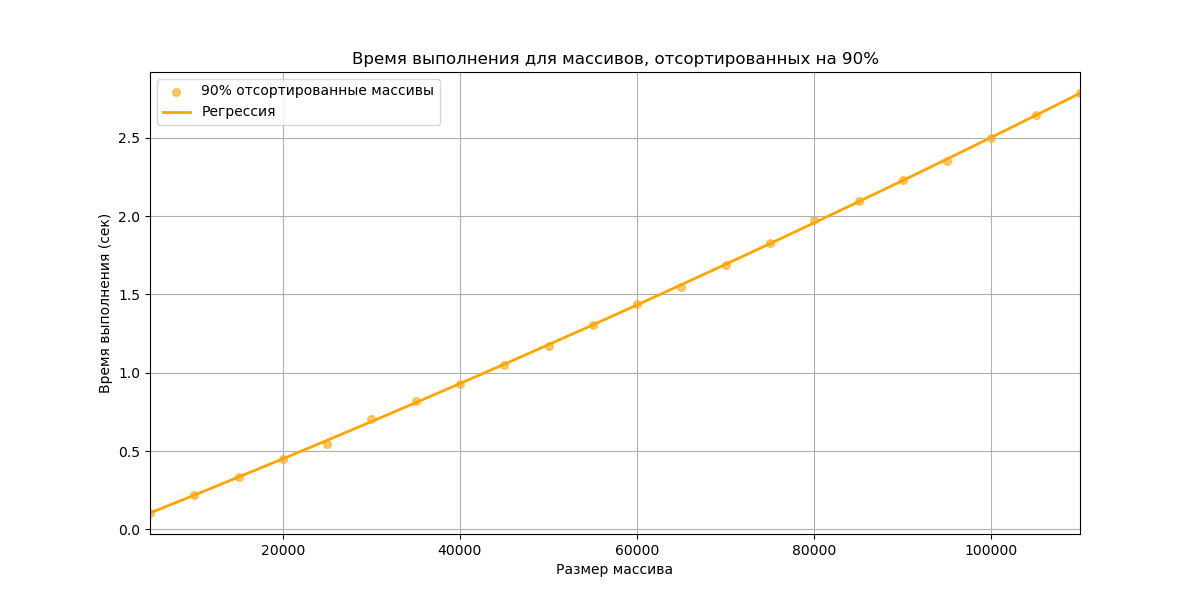

The Python source for this figure:
import numpy as np
import matplotlib.pyplot as plt
from sklearn.preprocessing import PolynomialFeatures
from sklearn.linear_model import LinearRegression
import time

def heapify(arr, n, i):
    largest = i  
    left = 2 * i + 1  
    right = 2 * i + 2  

    if left < n and arr[left] > arr[largest]:
        largest = left
    if right < n and arr[right] > arr[largest]:
        largest = right

    if largest != i:
        arr[i], arr[largest] = arr[largest], arr[i]
        heapify(arr, n, largest)

def heap_sort(arr):
    n = len(arr)
    for i in range(n // 2 - 1, -1, -1):
        heapify(arr, n, i)
    for i in range(n - 1, 0, -1):
        arr[i], arr[0] = arr[0], arr[i]
        heapify(arr, i, 0)
    return arr

np.random.seed(42)

sizes = np.arange(5000, 110001, 5000)

times_partial_sorted = []

for size in sizes:
    arr_partial_sorted = np.arange(size)  
    num_to_shuffle = size // 10  
    np.random.shuffle(arr_partial_sorted[-num_to_shuffle:])  
    start_time = time.time()
    heap_sort(arr_partial_sorted)
    end_time = time.time()
    times_partial_sorted.append(end_time - start_time)
    print(size, end_time - start_time)

poly = PolynomialFeatures(degree=2)
N_b_poly_partial_sorted = poly.fit_transform(sizes.reshape(-1, 1))
model_partial_sorted = LinearRegression()
model_partial_sorted.fit(N_b_poly_partial_sorted, times_partial_sorted)
y_predict_partial_sorted = model_partial_sorted.predict(N_b_poly_partial_sorted)

plt.figure(figsize=(12, 6))
plt.scatter(sizes, times_partial_sorted, label='90% отсортированные массивы', color='orange', alpha=0.6, s=30)
plt.plot(sizes, y_predict_partial_sorted, label='Регрессия', color='orange', linewidth=2)
plt.title('Время выполнения для массивов, отсортированных на 90%')
plt.xlabel('Размер массива')
plt.ylabel('Время выполнения (сек)')
plt.xlim(5000, 110000)
plt.grid()
plt.legend()
plt.show()
